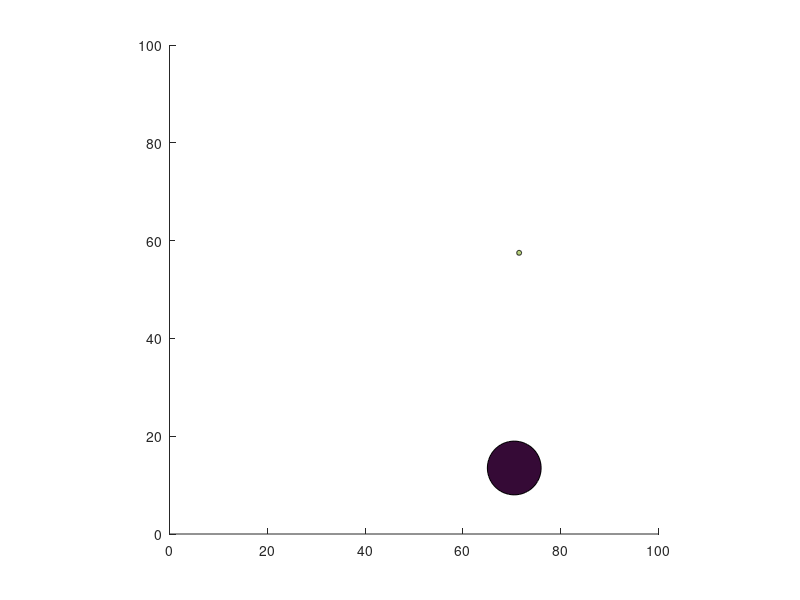

This chart was generated by the following MATLAB code:
figure;
axis equal;
axis([0 100 0 100]);
hold on;

c1_xCor = randi([40, 60]);
c1_yCor = randi([40, 60]);
c1_d = randi([20 30]);
c1_color = rand(1, 3);
c1_x = randi([-10 10]);
c1_y = randi([-10 10]);
c1 = rectangle('Position', [c1_xCor c1_yCor c1_d c1_d], 'FaceColor', c1_color, 'Curvature', [1 1]);  

c2_xCor = randi([40, 60]);
c2_yCor = randi([40, 60]);
c2_d = randi([20, 30]);
c2_color = rand(1, 3);
c2_x = randi([-10 10]);
c2_y = randi([-10 10]);
c2 = rectangle('Position', [c2_xCor c2_yCor c2_d c2_d], 'FaceColor', c2_color, 'Curvature', [1 1]);  

for i = 1:1000
    if c1_xCor >= 100 - c1_d
        c1_x = -c1_x;
    elseif c1_xCor <= 0
        c1_x = -c1_x;
    end
    
    if c1_yCor >= 100 - c1_d
        c1_y = -c1_y;
    elseif c1_yCor <= 0
        c1_y = -c1_y;
    end
    
    if c2_xCor >= 100 - c2_d
        c2_x = -c2_x;
    elseif c2_xCor <= 0
        c2_x = -c2_x;
    end
    
    if c2_yCor >= 100 - c2_d
        c2_y = -c2_y;
    elseif c2_yCor <= 0
        c2_y = -c2_y;
    end
    
    if c1_d < 2 || c2_d <2
       break; 
    end
    c1_d = c1_d - 1;
    c1_xCor = c1_xCor + c1_x;
    c1_yCor = c1_yCor + c1_y;
    c1_color = rand(1, 3);
    set(c1, 'Position', [c1_xCor c1_yCor c1_d c1_d], 'FaceColor', c1_color); 
    
    c2_xCor = c2_xCor + c2_x;
    c2_yCor = c2_yCor + c2_y;
    c2_color = rand(1, 3);
    c2_d = c2_d - 1;
    set(c2, 'Position', [c2_xCor c2_yCor c2_d c2_d], 'FaceColor', c2_color);
    pause(0.1);
end